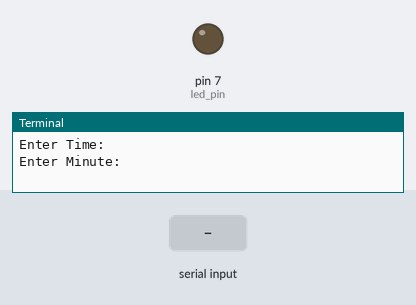
Simulated run of this program. Board: Raspberry Pi (header pin numbers). On the bench: output pins drawn as LEDs (lit = HIGH), the last lines printed to the terminal. The test bench sets the inputs (shaded band). The clock reads 2024-03-15 10:24:30 at power-on unless the program sets it.

Above: at 1.2 s.
1.3 s: "5" typed at the terminal, then Enter
2.8 s: "1" typed at the terminal, then Enter
At 3.85 s:
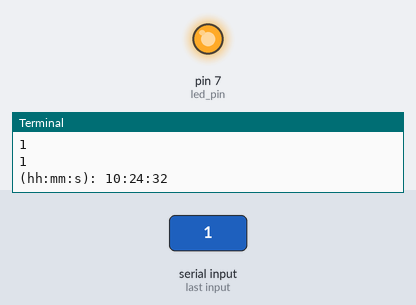
Timing chart, 0 to 11.8 s (numbered marks = the images above; inputs shaded):
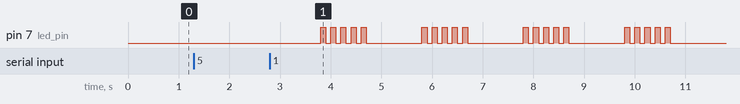

Measured:
- after the input at 2.8 s, pin 7 (led_pin): LOW → HIGH after 1.0 s, then repeats every 2.0 s: 4 × (LOW 0.10 s, HIGH 0.10 s), LOW 1.1 s, HIGH 0.10 s

The program:

11IoT3.py
```python
import RPi.GPIO as GPIO
import datetime
import time

#Setting up the boarg configuration
GPIO.setmode(GPIO.BOARD)

#setting up PIN
led_pin=7
GPIO.setup(led_pin,GPIO.OUT)

#Getting the current time
i=datetime.datetime.now()

#Getting the time
print("Enter Time: ")
RT_M=input("Enter Minute: ")
RT_S=input("Enter Second: ")

x=int(RT_S)
print (x)
GPIO.output(led_pin,0)

#Function
while(1):
    i=datetime.datetime.now()
    print("(hh:mm:s): %s:%s:%s " %(i.hour,i.minute,i.second))
    time.sleep(1)
    if i.second>=x:
        for i in range(5):
            GPIO.output(led_pin,1)
            time.sleep(.1)
            GPIO.output(led_pin,0)
            time.sleep(.1)
            
```
